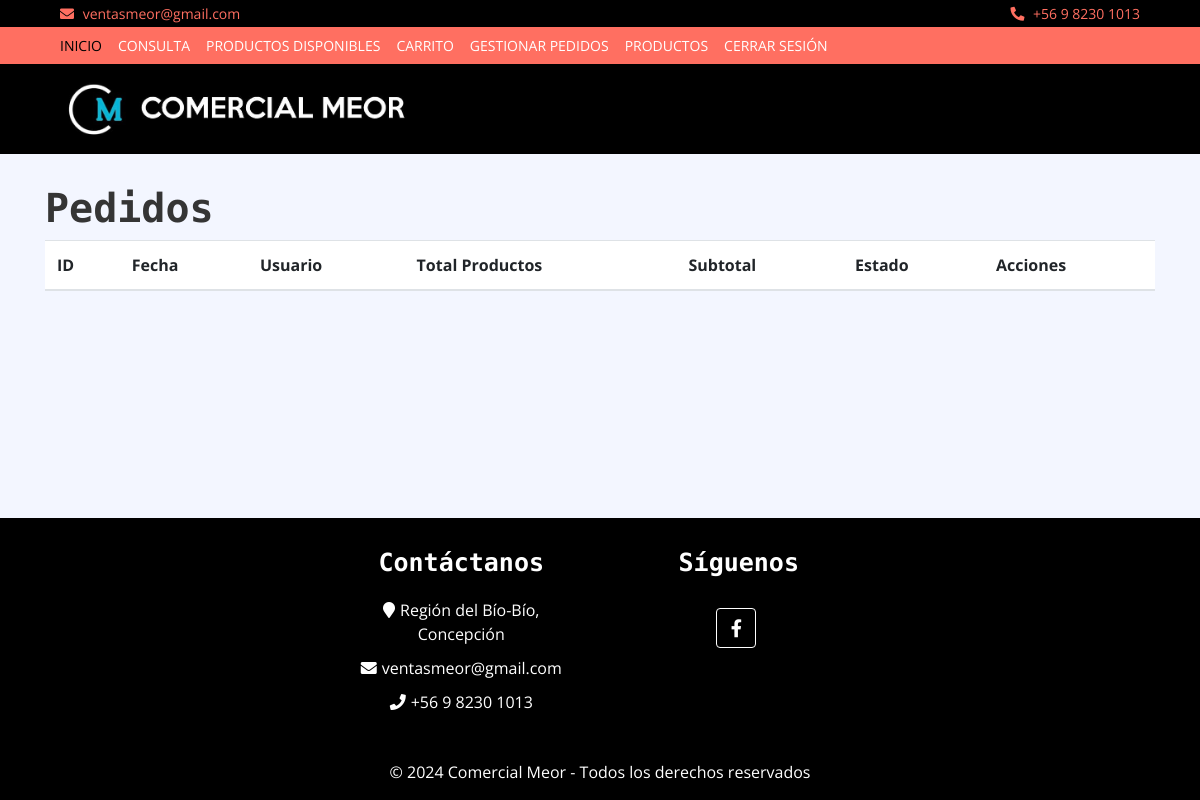
Before: /pedidos/lista/ (signed in) with the older database file.
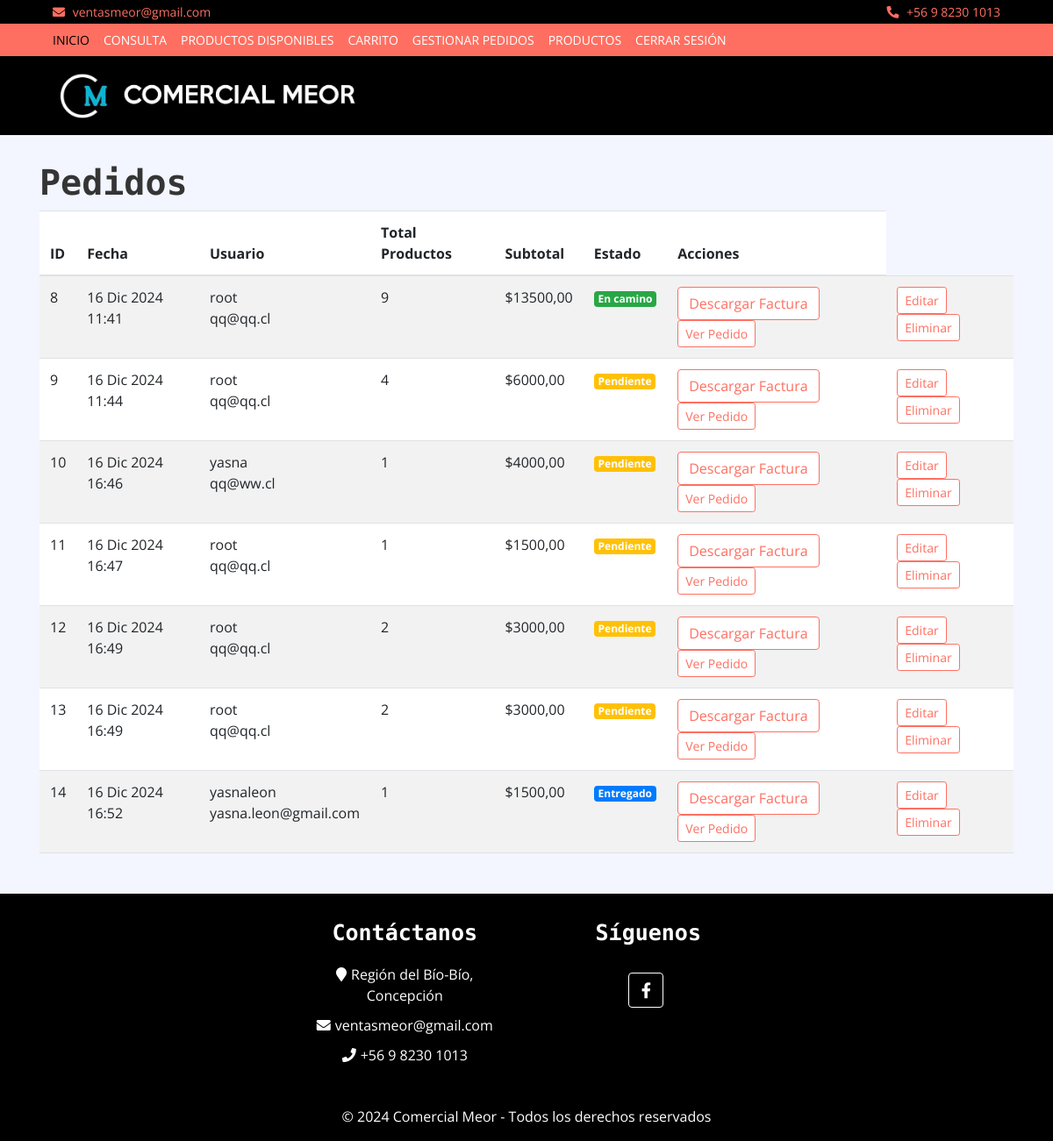
After: the same page with the newer database file.
### pedidos/models.py (models this page shows, shortened)
class Pedido(models.Model):
    ESTADO_CHOICES = [
        ('pendiente', 'Pendiente'),
        ('en_camino', 'En camino'),
        ('entregado', 'Entregado'),
    ]
    usuario = models.ForeignKey(Usuario, on_delete=models.CASCADE)
    fecha_hora = models.DateTimeField(default=now)
    estado = models.CharField(max_length=20, choices=ESTADO_CHOICES, default='pendiente')
    def total_productos(self):
        return sum(detalle.cantidad for detalle in self.detallepedido_set.all())
    def subtotal(self):
        return sum(detalle.total_producto for detalle in self.detallepedido_set.all())

class DetallePedido(models.Model):
    pedido = models.ForeignKey(Pedido, related_name="detallepedido_set", on_delete=models.CASCADE)
    producto = models.ForeignKey(Producto, on_delete=models.CASCADE)
    cantidad = models.PositiveIntegerField(default=1)
    @property
    def total_producto(self):
        return self.cantidad * self.producto.precio_venta

### usuarios/models.py (models this page shows, shortened)
class Usuario(AbstractBaseUser, PermissionsMixin):
    username = models.CharField(max_length=150, unique=True)
    email = models.EmailField(unique=True)
    first_name = models.CharField(max_length=30, blank=True)
    last_name = models.CharField(max_length=30, blank=True)
    password = models.CharField(max_length=128)
    fecha_registro = models.DateTimeField(auto_now_add=True)
    is_active = models.BooleanField(default=True)
    is_staff = models.BooleanField(default=False)
    TIPO_USUARIO_CHOICES = [
        ('ADMIN', 'Administrador'),
        ('CLIENTE', 'Cliente'),
    ]
    tipo_usuario = models.CharField(
    max_length=20,
    choices=TIPO_USUARIO_CHOICES,
    default='cliente',
    null=True,  # Permite valores nulos en la base de datos
)
    USERNAME_FIELD = 'username'
    REQUIRED_FIELDS = ['email']  # Campo adicional obligatorio
    objects = UsuarioManager()

### inventario/models.py (models this page shows, shortened)
class Producto(models.Model):
    nombre = models.CharField(max_length=100)
    descripcion = models.TextField()
    precio_venta = models.DecimalField(max_digits=10, decimal_places=2)
    precio_compra = models.DecimalField(max_digits=10, decimal_places=2)
    categoria = models.ForeignKey(Categoria, on_delete=models.CASCADE)
    marca = models.CharField(max_length=100)
    stock = models.IntegerField()
    stock_minimo = models.IntegerField(default=10)  # Nivel mínimo para bajo stock
    imagen1 = models.ImageField(upload_to='productos/')
    imagen2 = models.ImageField(upload_to='productos/', blank=True)
    imagen3 = models.ImageField(upload_to='productos/', blank=True)

### pedidos/views.py (the view)
# urls.py: path('lista/', views.lista_pedidos, name='lista_pedidos'),
def lista_pedidos(request):
    if request.user.is_staff:
        pedidos = Pedido.objects.all()  # Los administradores ven todos los pedidos
    else:
        pedidos = Pedido.objects.filter(usuario=request.user)  # Los usuarios ven solo sus propios pedidos
    return render(request, 'pedidos/lista_pedidos.html', {'pedidos': pedidos})

### pedidos/templates/pedidos/lista_pedidos.html (shortened to what this page needs)
{% extends 'core/base.html' %}
{% block content %}
<h1>Pedidos</h1>
<table class="table table-striped">
    <thead>
        <tr>
            <th>ID</th>
            <th>Fecha</th>
            <th>Usuario</th>
            <th>Total Productos</th>
            <th>Subtotal</th>
            <th>Estado</th>
            {% if user.is_staff %}<th>Acciones</th>{% endif %}
        </tr>
    </thead>
    <tbody>
        {% for pedido in pedidos %}
        <tr>
            <td>{{ pedido.id }}</td>
            <td>{{ pedido.fecha_hora|date:"d M Y H:i" }}</td>
            <td>
                {{ pedido.usuario.username }}<br>
                {{ pedido.usuario.email }}<br>
            </td>
            <td>{{ pedido.total_productos }}</td>
            <td>${{ pedido.subtotal }}</td>
            <td>
                {% if pedido.estado == "Pendiente" %}
                    <span class="badge bg-warning">Pendiente</span>
                {% elif pedido.estado == "En camino" %}
                    <span class="badge bg-success">En camino</span>
                {% elif pedido.estado == "Entregado" %}
                    <span class="badge bg-primary">Entregado</span>
                {% endif %}
            </td>
            <td>
                <a href="{% url 'factura:generar_factura' pedido.id %}" class="btn btn-primary">Descargar Factura</a>
                <a href="{% url 'pedidos:ver_pedido' pedido.id %}" class="btn btn-info btn-sm">Ver Pedido</a>
            </td>
            {% if user.is_staff %}
            <td>
                <a href="{% url 'pedidos:editar_pedido' pedido.id %}" class="btn btn-sm btn-primary">Editar</a>
                <form action="{% url 'pedidos:eliminar_pedido' pedido.id %}" method="post" style="display:inline;">
                    <button type="submit" class="btn btn-sm btn-danger">Eliminar</button>
                </form>
            </td>
            {% endif %}
        </tr>
        {% endfor %}
    </tbody>
</table>
{% endblock %}

Changed rows visible on the page:
added Pedido: id "8", fecha_hora "16 Dic 2024 11:41", usuario.username "root", usuario.email "qq@qq.cl", total_productos "9", subtotal "13500,00", estado "En camino"
added Pedido: id "9", fecha_hora "16 Dic 2024 11:44", usuario.username "root", usuario.email "qq@qq.cl", total_productos "4", subtotal "6000,00", estado "Pendiente"
added Pedido: id "10", fecha_hora "16 Dic 2024 16:46", usuario.username "yasna", usuario.email "qq@ww.cl", total_productos "1", subtotal "4000,00", estado "Pendiente"
added Pedido: id "11", fecha_hora "16 Dic 2024 16:47", usuario.username "root", usuario.email "qq@qq.cl", total_productos "1", subtotal "1500,00", estado "Pendiente"
added Pedido: id "12", fecha_hora "16 Dic 2024 16:49", usuario.username "root", usuario.email "qq@qq.cl", total_productos "2", subtotal "3000,00", estado "Pendiente"
added Pedido: id "13", fecha_hora "16 Dic 2024 16:49", usuario.username "root", usuario.email "qq@qq.cl", total_productos "2", subtotal "3000,00", estado "Pendiente"
added Pedido: id "14", fecha_hora "16 Dic 2024 16:52", usuario.username "yasnaleon", usuario.email "yasna.leon@gmail.com", total_productos "1", subtotal "1500,00", estado "Entregado"
